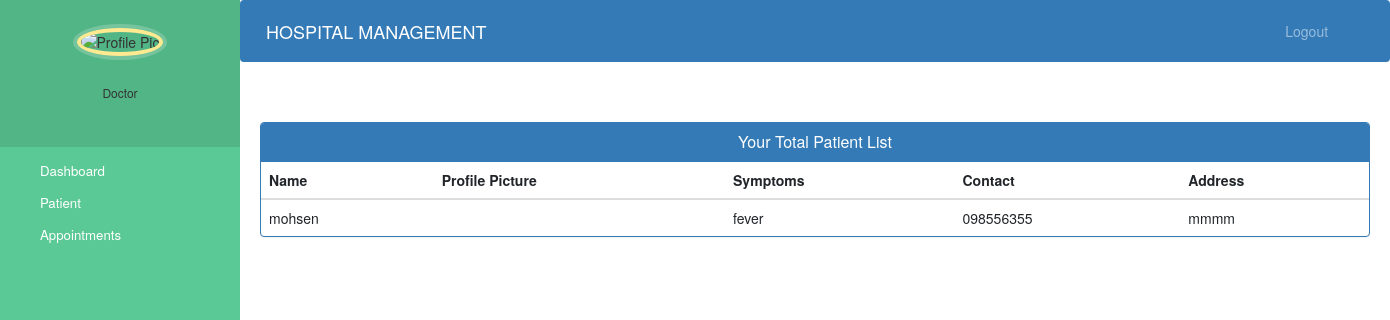
The app's page /Django-Hospital/Doctor-View-Patient (signed in), older data.
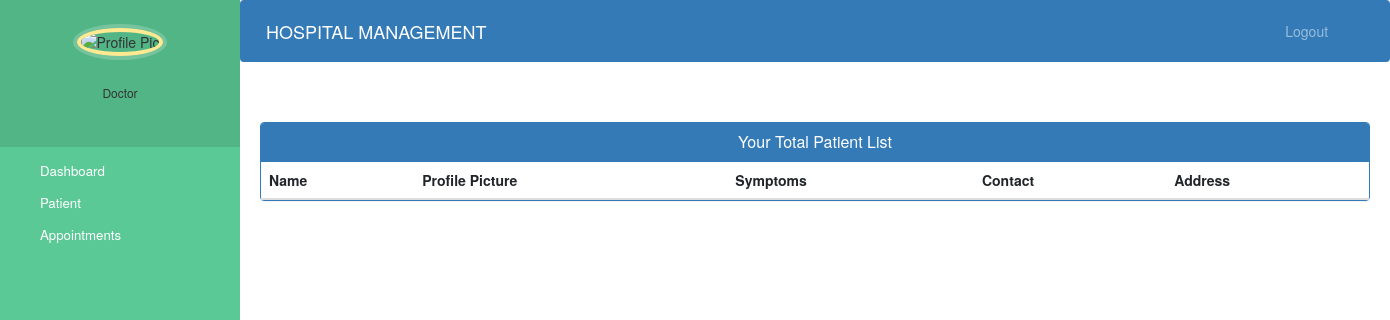
The same page, newer data.
### hospital/models.py (models this page shows, shortened)
class PatientModel(models.Model):
    patient_name = models.CharField(max_length=255)
    password = models.CharField(max_length=255, default="")
    email = models.EmailField(default="")
    doctor = models.ForeignKey(
        DoctorModel, on_delete=models.CASCADE, default="", null=True)
    profile_pic = models.ImageField(
        upload_to='upload/Patinet_Profile', null=True, blank=True)
    address = models.CharField(max_length=40)
    mobile = models.CharField(max_length=20, null=False)
    symptoms = models.CharField(max_length=100, null=False)
    is_accepted = models.BooleanField(default=False)
    is_discharged = models.BooleanField(default=False)

### hospital/views.py (the view)
# urls.py: path("Doctor-View-Patient", views.doctor_view_patient,
def doctor_view_patient(request):
    doct_id = request.session.get('loged_Doctor_id')
    doctor = get_object_or_404(DoctorModel, id=doct_id)
    patient_list = PatientModel.objects.filter(
        doctor=doct_id, is_discharged=False)
    return render(request, "hospital/doctor_view_patient.html", {'patient_list': patient_list})

### hospital/templates/hospital/doctor_view_patient.html (shortened to what this page needs)
{% extends 'hospital/doctor_base.html' %}
{% block content %}
{%load static%}
<head>
  <link href="//netdna.bootstrapcdn.com/bootstrap/3.0.0/css/bootstrap.min.css" rel="stylesheet" id="bootstrap-css">
</head>
<div class="container">
  <div class="panel panel-primary">
    <div class="panel-heading">
      <h6 class="panel-title">Your Total Patient List</h6>
    </div>
    <table class="table table-hover" id="dev-table">
      <thead>
        <tr>
          <th>Name</th>
          <th>Profile Picture</th>
          <th>Symptoms</th>
          <th>Contact</th>
          <th>Address</th>
        </tr>
      </thead>
      {% for i in patient_list %}
      <tr>
        <td> {{i.patient_name}}</td>
        <td>
        </td>
        <td>{{i.symptoms}}</td>
        <td>{{i.mobile}}</td>
        <td>{{i.address}}</td>
      </tr>
      {% endfor %}
    </table>
  </div>
</div>
{% endblock content %}

Row changes from the older to the newer data that the page shows:
no longer on this page (row edited): PatientModel: patient_name "mohsen", symptoms "fever", mobile "098556355", address "mmmm"
